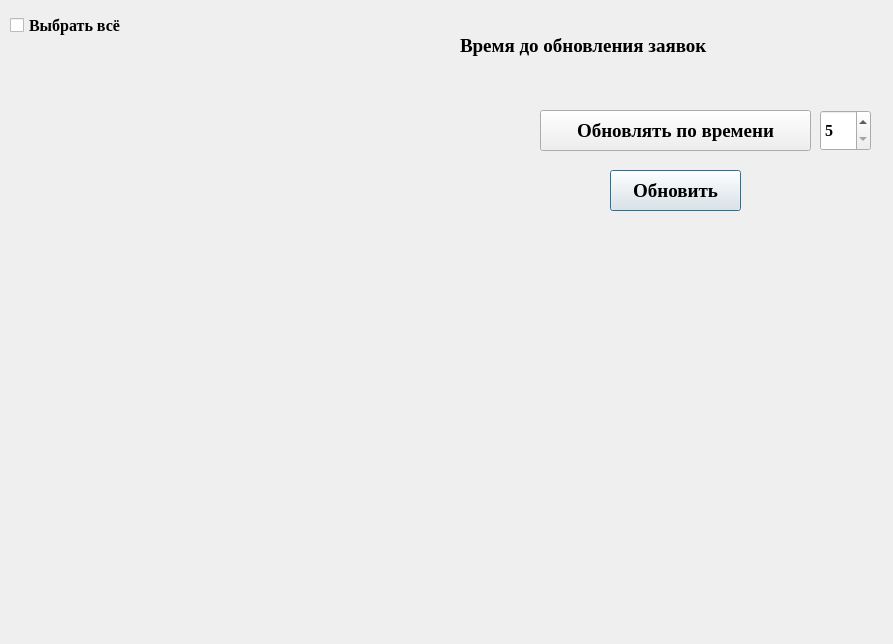
<?xml version="1.0" encoding="UTF-8"?>
<ui version="4.0">
 <class>Dialog</class>
 <widget class="QDialog" name="Dialog">
  <property name="geometry">
   <rect>
    <x>0</x>
    <y>0</y>
    <width>893</width>
    <height>644</height>
   </rect>
  </property>
  <property name="windowTitle">
   <string>Dialog</string>
  </property>
  <widget class="QSpinBox" name="spinBox">
   <property name="geometry">
    <rect>
     <x>820</x>
     <y>110</y>
     <width>51</width>
     <height>41</height>
    </rect>
   </property>
   <property name="font">
    <font>
     <family>Times New Roman</family>
     <pointsize>12</pointsize>
     <weight>75</weight>
     <bold>true</bold>
    </font>
   </property>
   <property name="readOnly">
    <bool>false</bool>
   </property>
   <property name="minimum">
    <number>5</number>
   </property>
   <property name="maximum">
    <number>60</number>
   </property>
   <property name="singleStep">
    <number>5</number>
   </property>
  </widget>
  <widget class="QPushButton" name="pushButton">
   <property name="geometry">
    <rect>
     <x>610</x>
     <y>170</y>
     <width>131</width>
     <height>41</height>
    </rect>
   </property>
   <property name="font">
    <font>
     <family>Times New Roman</family>
     <pointsize>14</pointsize>
     <weight>75</weight>
     <bold>true</bold>
    </font>
   </property>
   <property name="text">
    <string>Обновить</string>
   </property>
  </widget>
  <widget class="QPushButton" name="pushButton_2">
   <property name="geometry">
    <rect>
     <x>540</x>
     <y>110</y>
     <width>271</width>
     <height>41</height>
    </rect>
   </property>
   <property name="font">
    <font>
     <family>Times New Roman</family>
     <pointsize>14</pointsize>
     <weight>75</weight>
     <bold>true</bold>
    </font>
   </property>
   <property name="text">
    <string>Обновлять по времени</string>
   </property>
  </widget>
  <widget class="QCheckBox" name="checkBox">
   <property name="geometry">
    <rect>
     <x>10</x>
     <y>10</y>
     <width>151</width>
     <height>31</height>
    </rect>
   </property>
   <property name="font">
    <font>
     <family>Times New Roman</family>
     <pointsize>12</pointsize>
     <weight>75</weight>
     <bold>true</bold>
    </font>
   </property>
   <property name="text">
    <string>Выбрать всё</string>
   </property>
  </widget>
  <widget class="QLabel" name="label">
   <property name="enabled">
    <bool>true</bool>
   </property>
   <property name="geometry">
    <rect>
     <x>460</x>
     <y>30</y>
     <width>311</width>
     <height>31</height>
    </rect>
   </property>
   <property name="font">
    <font>
     <family>Times New Roman</family>
     <pointsize>14</pointsize>
     <weight>75</weight>
     <bold>true</bold>
    </font>
   </property>
   <property name="text">
    <string>Время до обновления заявок</string>
   </property>
  </widget>
  <widget class="QLabel" name="label_2">
   <property name="geometry">
    <rect>
     <x>770</x>
     <y>30</y>
     <width>111</width>
     <height>31</height>
    </rect>
   </property>
   <property name="font">
    <font>
     <family>Times New Roman</family>
     <pointsize>14</pointsize>
     <weight>75</weight>
     <bold>true</bold>
    </font>
   </property>
   <property name="text">
    <string/>
   </property>
  </widget>
 </widget>
 <resources/>
 <connections/>
</ui>
